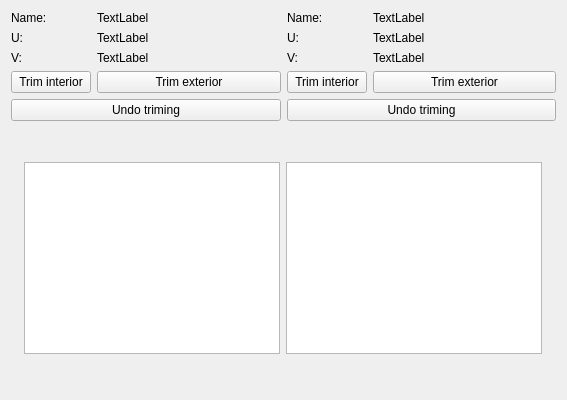
<?xml version="1.0" encoding="UTF-8"?>
<ui version="4.0">
 <class>FormPV</class>
 <widget class="QWidget" name="FormPV">
  <property name="geometry">
   <rect>
    <x>0</x>
    <y>0</y>
    <width>567</width>
    <height>400</height>
   </rect>
  </property>
  <property name="sizePolicy">
   <sizepolicy hsizetype="Expanding" vsizetype="Expanding">
    <horstretch>0</horstretch>
    <verstretch>0</verstretch>
   </sizepolicy>
  </property>
  <property name="windowTitle">
   <string>Parametrization Viewer</string>
  </property>
  <layout class="QGridLayout" name="gridLayout">
   <item row="0" column="0">
    <layout class="QVBoxLayout" name="verticalLayout_4">
     <item>
      <layout class="QHBoxLayout" name="horizontalLayout">
       <property name="sizeConstraint">
        <enum>QLayout::SetDefaultConstraint</enum>
       </property>
       <item>
        <layout class="QFormLayout" name="formLayout">
         <item row="0" column="0">
          <widget class="QLabel" name="label_3">
           <property name="text">
            <string>Name:</string>
           </property>
          </widget>
         </item>
         <item row="0" column="1">
          <widget class="QLabel" name="label_Name1">
           <property name="text">
            <string>TextLabel</string>
           </property>
          </widget>
         </item>
         <item row="1" column="0">
          <widget class="QLabel" name="label_5">
           <property name="text">
            <string>U:</string>
           </property>
          </widget>
         </item>
         <item row="1" column="1">
          <widget class="QLabel" name="label_U1">
           <property name="text">
            <string>TextLabel</string>
           </property>
          </widget>
         </item>
         <item row="2" column="0">
          <widget class="QLabel" name="label_13">
           <property name="text">
            <string>V:</string>
           </property>
          </widget>
         </item>
         <item row="2" column="1">
          <widget class="QLabel" name="label_V1">
           <property name="text">
            <string>TextLabel</string>
           </property>
          </widget>
         </item>
         <item row="3" column="0">
          <widget class="QPushButton" name="pushButton_Trim1">
           <property name="text">
            <string>Trim interior</string>
           </property>
          </widget>
         </item>
         <item row="3" column="1">
          <widget class="QPushButton" name="pushButton_TrimExt1">
           <property name="text">
            <string>Trim exterior</string>
           </property>
          </widget>
         </item>
         <item row="4" column="0" colspan="2">
          <widget class="QPushButton" name="pushButton_noTrim1">
           <property name="text">
            <string>Undo triming</string>
           </property>
          </widget>
         </item>
        </layout>
       </item>
       <item>
        <layout class="QFormLayout" name="formLayout_2">
         <item row="0" column="0">
          <widget class="QLabel" name="label_2">
           <property name="text">
            <string>Name:</string>
           </property>
          </widget>
         </item>
         <item row="0" column="1">
          <widget class="QLabel" name="label_Name2">
           <property name="text">
            <string>TextLabel</string>
           </property>
          </widget>
         </item>
         <item row="1" column="0">
          <widget class="QLabel" name="label_9">
           <property name="text">
            <string>U:</string>
           </property>
          </widget>
         </item>
         <item row="1" column="1">
          <widget class="QLabel" name="label_U2">
           <property name="text">
            <string>TextLabel</string>
           </property>
          </widget>
         </item>
         <item row="2" column="0">
          <widget class="QLabel" name="label_4">
           <property name="text">
            <string>V:</string>
           </property>
          </widget>
         </item>
         <item row="2" column="1">
          <widget class="QLabel" name="label_V2">
           <property name="text">
            <string>TextLabel</string>
           </property>
          </widget>
         </item>
         <item row="3" column="0">
          <widget class="QPushButton" name="pushButton_Trim2">
           <property name="text">
            <string>Trim interior</string>
           </property>
          </widget>
         </item>
         <item row="3" column="1">
          <widget class="QPushButton" name="pushButton_TrimExt2">
           <property name="text">
            <string>Trim exterior</string>
           </property>
          </widget>
         </item>
         <item row="4" column="0" colspan="2">
          <widget class="QPushButton" name="pushButton_2">
           <property name="text">
            <string>Undo triming</string>
           </property>
          </widget>
         </item>
        </layout>
       </item>
      </layout>
     </item>
     <item>
      <widget class="ParametrizationViewer" name="parametrizationViewer" native="true">
       <property name="sizePolicy">
        <sizepolicy hsizetype="Expanding" vsizetype="Expanding">
         <horstretch>0</horstretch>
         <verstretch>0</verstretch>
        </sizepolicy>
       </property>
       <property name="autoFillBackground">
        <bool>true</bool>
       </property>
       <layout class="QHBoxLayout" name="horizontalLayout_3">
        <item>
         <layout class="QHBoxLayout" name="horizontalLayout_2">
          <item>
           <widget class="QGraphicsView" name="graphicsView">
            <property name="sizePolicy">
             <sizepolicy hsizetype="Fixed" vsizetype="Fixed">
              <horstretch>0</horstretch>
              <verstretch>0</verstretch>
             </sizepolicy>
            </property>
            <property name="resizeAnchor">
             <enum>QGraphicsView::NoAnchor</enum>
            </property>
           </widget>
          </item>
          <item>
           <widget class="QGraphicsView" name="graphicsView_2">
            <property name="sizePolicy">
             <sizepolicy hsizetype="Fixed" vsizetype="Fixed">
              <horstretch>0</horstretch>
              <verstretch>0</verstretch>
             </sizepolicy>
            </property>
           </widget>
          </item>
         </layout>
        </item>
       </layout>
      </widget>
     </item>
    </layout>
   </item>
  </layout>
 </widget>
 <customwidgets>
  <customwidget>
   <class>ParametrizationViewer</class>
   <extends>QWidget</extends>
   <header location="global">parametrizationViewer.h</header>
   <container>1</container>
  </customwidget>
 </customwidgets>
 <resources/>
 <connections/>
</ui>
